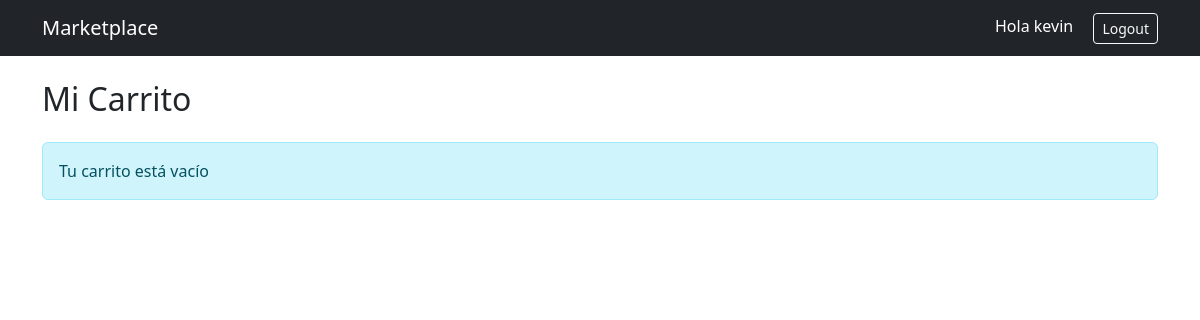
/cart/ (signed in), run on an earlier commit of the app's database.
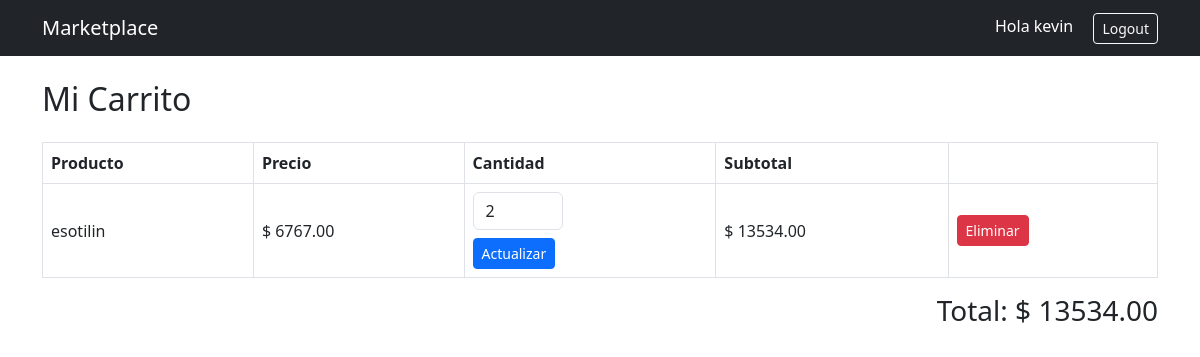
And on a later commit of the database.
### store/models.py (models this page shows, shortened)
class User(AbstractUser):
    id = models.UUIDField(primary_key=True, default=uuid.uuid4, editable=False)
    is_seller = models.BooleanField(default=False)

class CartItem(models.Model):
    id = models.UUIDField(primary_key=True, default=uuid.uuid4, editable=False)
    cart = models.ForeignKey(Cart, on_delete=models.CASCADE)
    product = models.ForeignKey(Product, on_delete=models.CASCADE)
    quantity = models.PositiveIntegerField(default=1)
    class Meta:
        unique_together = ('cart', 'product')
    @property
    def subtotal(self):
        return self.product.price * self.quantity

class Product(models.Model):
    id = models.UUIDField(primary_key=True, default=uuid.uuid4, editable=False)
    name = models.CharField(max_length=150)
    description = models.TextField()
    image = models.ImageField(upload_to='upload/', blank=True, null=True)
    price = models.DecimalField(max_digits=10, decimal_places=2)
    stock = models.PositiveIntegerField(default=0)
    owner = models.ForeignKey(
        User,
        on_delete=models.CASCADE,
        related_name='products'
    )  # 1:N
    categories = models.ManyToManyField(
        Category,
        related_name='products'
    )  # N:M
    created_at = models.DateTimeField(auto_now_add=True)

class Cart(models.Model):
    id = models.UUIDField(primary_key=True, default=uuid.uuid4, editable=False)
    user = models.ForeignKey(
        User,
        on_delete=models.CASCADE,
        related_name='carts'
    )  # 1:N
    products = models.ManyToManyField(
        Product,
        through='CartItem',
        related_name='carts'
    )
    created_at = models.DateTimeField(auto_now_add=True)
    @property
    def total(self):
        return sum(item.subtotal for item in self.cartitem_set.all())

### store/views.py (the view)
# urls.py: path('cart/', views.cart_detail, name='cart_detail'),
@login_required
def cart_detail(request):
    cart, created = Cart.objects.get_or_create(
        user=request.user
    )
    return render(request, 'store/cart_detail.html', {
        'cart': cart
    })

### store/templates/store/cart_detail.html (shortened to what this page needs)
{% extends 'store/base.html' %}
{% block content %}
<h2 class="mb-4">Mi Carrito</h2>
{% if cart.cartitem_set.all %}
<table class="table table-bordered align-middle">
    <thead>
        <tr>
            <th>Producto</th>
            <th>Precio</th>
            <th>Cantidad</th>
            <th>Subtotal</th>
            <th></th>
        </tr>
    </thead>
    <tbody>
    {% for item in cart.cartitem_set.all %}
        <tr>
            <td>{{ item.product.name }}</td>
            <td>$ {{ item.product.price }}</td>
            <td>
                <form method="POST"
                      action="{% url 'update_cart_item' item.id %}">
                    <input type="number"
                           name="quantity"
                           value="{{ item.quantity }}"
                           min="1"
                           class="form-control"
                           style="width:90px;">
                    <button class="btn btn-sm btn-primary mt-2">
                        Actualizar
                    </button>
                </form>
            </td>
            <td>
                $ {{ item.subtotal }}
            </td>
            <td>
                <a href="{% url 'remove_from_cart' item.id %}"
                   class="btn btn-danger btn-sm">
                    Eliminar
                </a>
            </td>
        </tr>
    {% endfor %}
    </tbody>
</table>
<div class="text-end">
    <h3>Total: $ {{ cart.total }}</h3>
</div>
{% else %}
<div class="alert alert-info">
    Tu carrito está vacío
</div>
{% endif %}
{% endblock %}

### store/templates/store/base.html (shortened to what this page needs)
<!DOCTYPE html>
<html lang="es">
<head>
    <link href="https://cdn.jsdelivr.net/npm/bootstrap@5.3.0/dist/css/bootstrap.min.css" rel="stylesheet">
</head>
<body>
<nav class="navbar navbar-expand-lg navbar-dark bg-dark">
  <div class="container">
    <a class="navbar-brand" href="/">Marketplace</a>
    <div>
      {% if user.is_authenticated %}
        <span class="text-white me-3">Hola {{ user.username }}</span>
        <a href="{% url 'logout' %}" class="btn btn-outline-light btn-sm">Logout</a>
      {% else %}
        <a href="{% url 'login' %}" class="btn btn-outline-light btn-sm me-2">Login</a>
        <a href="{% url 'register' %}" class="btn btn-primary btn-sm">Registro</a>
      {% endif %}
    </div>
  </div>
</nav>
<div class="container mt-4">
    {% block content %}{% endblock %}
</div>
</body>
</html>

What changed in the data, as far as the page shows it:
added CartItem: product.name "esotilin", product.price "6767.00", quantity "2", subtotal "13534.00"
added Cart: total "13534.00"
Also different on the page:
text no longer shown: "Tu carrito está vacío"
text now shown: "Producto Precio Cantidad Subtotal Total: $"
